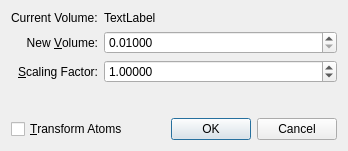
<?xml version="1.0" encoding="UTF-8"?>
<ui version="4.0">
 <class>Avogadro::QtPlugins::VolumeScalingDialog</class>
 <widget class="QDialog" name="Avogadro::QtPlugins::VolumeScalingDialog">
  <property name="geometry">
   <rect>
    <x>0</x>
    <y>0</y>
    <width>348</width>
    <height>151</height>
   </rect>
  </property>
  <property name="windowTitle">
   <string>Scale Unit Cell Volume</string>
  </property>
  <layout class="QVBoxLayout" name="verticalLayout">
   <item>
    <layout class="QFormLayout" name="formLayout">
     <property name="labelAlignment">
      <set>Qt::AlignRight|Qt::AlignTrailing|Qt::AlignVCenter</set>
     </property>
     <item row="1" column="0">
      <widget class="QLabel" name="label">
       <property name="text">
        <string>New &amp;Volume:</string>
       </property>
       <property name="alignment">
        <set>Qt::AlignRight|Qt::AlignTrailing|Qt::AlignVCenter</set>
       </property>
       <property name="buddy">
        <cstring>newVolume</cstring>
       </property>
      </widget>
     </item>
     <item row="2" column="0">
      <widget class="QLabel" name="label_2">
       <property name="text">
        <string>&amp;Scaling Factor:</string>
       </property>
       <property name="alignment">
        <set>Qt::AlignRight|Qt::AlignTrailing|Qt::AlignVCenter</set>
       </property>
       <property name="buddy">
        <cstring>scalingFactor</cstring>
       </property>
      </widget>
     </item>
     <item row="0" column="0">
      <widget class="QLabel" name="label_3">
       <property name="text">
        <string>Current Volume:</string>
       </property>
      </widget>
     </item>
     <item row="0" column="1">
      <widget class="QLabel" name="currentVolume">
       <property name="text">
        <string>TextLabel</string>
       </property>
      </widget>
     </item>
     <item row="1" column="1">
      <widget class="QDoubleSpinBox" name="newVolume">
       <property name="decimals">
        <number>5</number>
       </property>
       <property name="minimum">
        <double>0.010000000000000</double>
       </property>
       <property name="maximum">
        <double>9999999.000000000000000</double>
       </property>
      </widget>
     </item>
     <item row="2" column="1">
      <widget class="QDoubleSpinBox" name="scalingFactor">
       <property name="decimals">
        <number>5</number>
       </property>
       <property name="minimum">
        <double>0.000010000000000</double>
       </property>
       <property name="maximum">
        <double>999999.999990000040270</double>
       </property>
       <property name="singleStep">
        <double>0.100000000000000</double>
       </property>
       <property name="value">
        <double>1.000000000000000</double>
       </property>
      </widget>
     </item>
    </layout>
   </item>
   <item>
    <spacer name="verticalSpacer">
     <property name="orientation">
      <enum>Qt::Vertical</enum>
     </property>
     <property name="sizeHint" stdset="0">
      <size>
       <width>20</width>
       <height>40</height>
      </size>
     </property>
    </spacer>
   </item>
   <item>
    <layout class="QHBoxLayout" name="horizontalLayout">
     <item>
      <widget class="QCheckBox" name="transformAtoms">
       <property name="text">
        <string>&amp;Transform Atoms</string>
       </property>
      </widget>
     </item>
     <item>
      <spacer name="horizontalSpacer">
       <property name="orientation">
        <enum>Qt::Horizontal</enum>
       </property>
       <property name="sizeHint" stdset="0">
        <size>
         <width>40</width>
         <height>20</height>
        </size>
       </property>
      </spacer>
     </item>
     <item>
      <widget class="QDialogButtonBox" name="buttonBox">
       <property name="orientation">
        <enum>Qt::Horizontal</enum>
       </property>
       <property name="standardButtons">
        <set>QDialogButtonBox::Cancel|QDialogButtonBox::Ok</set>
       </property>
      </widget>
     </item>
    </layout>
   </item>
  </layout>
 </widget>
 <tabstops>
  <tabstop>newVolume</tabstop>
  <tabstop>scalingFactor</tabstop>
  <tabstop>transformAtoms</tabstop>
  <tabstop>buttonBox</tabstop>
 </tabstops>
 <resources/>
 <connections>
  <connection>
   <sender>buttonBox</sender>
   <signal>accepted()</signal>
   <receiver>Avogadro::QtPlugins::VolumeScalingDialog</receiver>
   <slot>accept()</slot>
   <hints>
    <hint type="sourcelabel">
     <x>374</x>
     <y>222</y>
    </hint>
    <hint type="destinationlabel">
     <x>157</x>
     <y>274</y>
    </hint>
   </hints>
  </connection>
  <connection>
   <sender>buttonBox</sender>
   <signal>rejected()</signal>
   <receiver>Avogadro::QtPlugins::VolumeScalingDialog</receiver>
   <slot>reject()</slot>
   <hints>
    <hint type="sourcelabel">
     <x>385</x>
     <y>228</y>
    </hint>
    <hint type="destinationlabel">
     <x>286</x>
     <y>274</y>
    </hint>
   </hints>
  </connection>
 </connections>
</ui>
